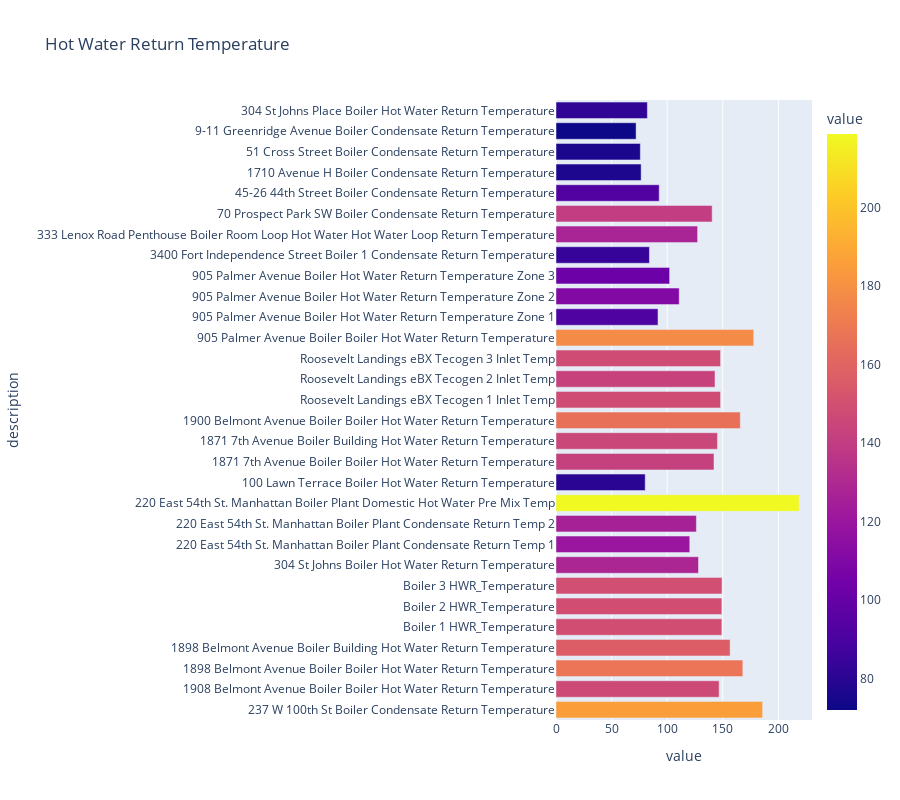

Source (notebook cell):
### Code cell
df_sensor.plot.bar(y = "description",
 x="value",
 barmode = "relative",
 color='value',
 hover_data=["value","description"],
 height = 800,
 title = "Hot Water Return Temperature")

### Figure 1 — Plotly figure (JSON) as saved in the notebook; plotly's stock layout.template omitted (floating-point values rounded to 4 significant figures)
{"data": [{"alignmentgroup": "True", "hovertemplate": "value=%{marker.color}<br>description=%{y}<extra></extra>", "legendgroup": "", "marker": {"color": [185.9, 146.7, 168.0, 156.6, 149.2, 149.2, 149.4, 128.2, 120.3, 126.3, 218.7, 80.24, 142.1, 145.2, 165.8, 148, 143, 148, 177.8, 91.75, 110.8, 102.2, 84.03, 127.4, 140.5, 92.83, 76.59, 75.86, 72.04, 82.19], "coloraxis": "coloraxis", "pattern": {"shape": ""}}, "name": "", "offsetgroup": "", "orientation": "h", "showlegend": false, "textposition": "auto", "type": "bar", "x": [185.9, 146.7, 168.0, 156.6, 149.2, 149.2, 149.4, 128.2, 120.3, 126.3, 218.7, 80.24, 142.1, 145.2, 165.8, 148, 143, 148, 177.8, 91.75, 110.8, 102.2, 84.03, 127.4, 140.5, 92.83, 76.59, 75.86, 72.04, 82.19], "xaxis": "x", "y": ["237 W 100th St Boiler Condensate Return Temperature", "1908 Belmont Avenue Boiler Boiler Hot Water Return Temperature", "1898 Belmont Avenue Boiler Boiler Hot Water Return Temperature", "1898 Belmont Avenue Boiler Building Hot Water Return Temperature", "Boiler 1 HWR_Temperature", "Boiler 2 HWR_Temperature", "Boiler 3 HWR_Temperature", "304 St Johns Boiler Hot Water Return Temperature", "220 East 54th St. Manhattan Boiler Plant Condensate Return Temp 1", "220 East 54th St. Manhattan Boiler Plant Condensate Return Temp 2", "220 East 54th St. Manhattan Boiler Plant Domestic Hot Water Pre Mix Temp", "100 Lawn Terrace Boiler Hot Water Return Temperature", "1871 7th Avenue Boiler Boiler Hot Water Return Temperature", "1871 7th Avenue Boiler Building Hot Water Return Temperature", "1900 Belmont Avenue Boiler Boiler Hot Water Return Temperature", "Roosevelt Landings eBX Tecogen 1 Inlet Temp", "Roosevelt Landings eBX Tecogen 2 Inlet Temp", "Roosevelt Landings eBX Tecogen 3 Inlet Temp", "905 Palmer Avenue Boiler Boiler Hot Water Return Temperature", "905 Palmer Avenue Boiler Hot Water Return Temperature Zone 1", "905 Palmer Avenue Boiler Hot Water Return Temperature Zone 2", "905 Palmer Avenue Boiler Hot Water Return Temperature Zone 3", "3400 Fort Independence Street Boiler 1 Condensate Return Temperature", "333 Lenox Road Penthouse Boiler Room Loop Hot Water Hot Water Loop Return Temperature", "70 Prospect Park SW Boiler Condensate Return Temperature", "45-26 44th Street Boiler Condensate Return Temperature", "1710 Avenue H Boiler Condensate Return Temperature", "51 Cross Street Boiler Condensate Return Temperature", "9-11 Greenridge Avenue Boiler Condensate Return Temperature", "304 St Johns Place Boiler Hot Water Return Temperature"], "yaxis": "y"}], "layout": {"barmode": "relative", "coloraxis": {"colorbar": {"title": {"text": "value"}}, "colorscale": [[0, "#0d0887"], [0.1111, "#46039f"], [0.2222, "#7201a8"], [0.3333, "#9c179e"], [0.4444, "#bd3786"], [0.5556, "#d8576b"], [0.6667, "#ed7953"], [0.7778, "#fb9f3a"], [0.8889, "#fdca26"], [1, "#f0f921"]]}, "height": 800, "legend": {"tracegroupgap": 0}, "title": {"text": "Hot Water Return Temperature"}, "xaxis": {"anchor": "y", "domain": [0, 1], "title": {"text": "value"}}, "yaxis": {"anchor": "x", "domain": [0, 1], "title": {"text": "description"}}}}
